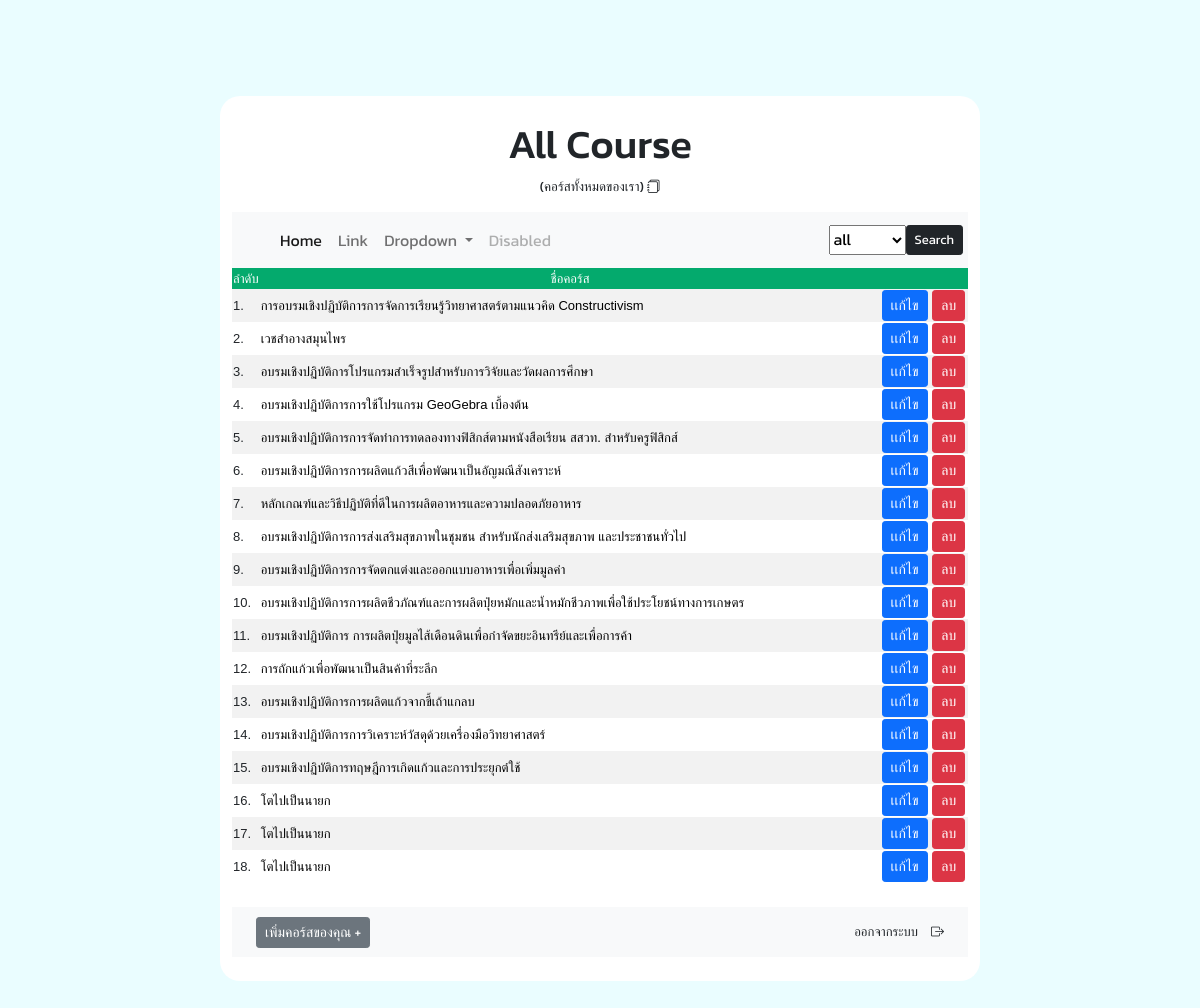
The app's page /view/role/admin.php (signed in) with its own data.
### tables this page shows
CREATE TABLE `sci_cs` (
  `cs_id` int(11) NOT NULL,
  `cs_name` varchar(100) NOT NULL,
  `cs_img` varchar(100) NOT NULL,
  `cs_date` varchar(40) NOT NULL,
  `cs_wallet` varchar(50) NOT NULL,
  `cs_range_date` varchar(400) NOT NULL,
  `cs_fcourse` varchar(400) NOT NULL,
  `cs_time` varchar(45) NOT NULL,
  `cs_location` varchar(50) NOT NULL,
  `cs_group` varchar(400) NOT NULL,
  `cs_detail` varchar(400) NOT NULL,
  `cs_perform` varchar(400) NOT NULL,
  `cs_reward` varchar(400) NOT NULL,
  `cs_schedule` varchar(400) NOT NULL,
  `cs_phone` char(10) DEFAULT NULL,
  `cs_year` char(4) DEFAULT NULL
);

### model/method_stmt.php (called while the page is built, shortened)
<?php
    class method_stmt{
        private $ConDB;
         public function __construct(){
             $con = new ConDB();
             $con->connect();
             $this->ConDB = $con->conn;
            }
        public function getDetailCourse(){
            $sql = "SELECT * FROM `sci_cs`";
            $query = $this->ConDB->prepare($sql);
            if($query->execute()){
                $result = $query->fetchAll(PDO::FETCH_ASSOC);
                return $result;
                return true;
            }else {
                return false;
            }
        }
    }
?>

### model/connect.php (called while the page is built, shortened)
<?php
    class ConDB{
        private $dsn = "mysql:host=localhost;dbname=myDB";
        private $username = "root";
        private $password = "";
        public function connect(){
            try{
                $this->conn = new PDO($this->dsn,$this->username,$this->password);
            }catch(PDOException $err){
                 echo "Have an Error : " . $err->getMessage();
                 echo "<br>Error on line : " . $err->getLine();
            }
        }
    }
?>

### view/role/admin.php (the view, shortened to what this page needs)
<!DOCTYPE html>
<html lang="en">
<head>
    <link href="https://cdn.jsdelivr.net/npm/bootstrap@5.0.2/dist/css/bootstrap.min.css" rel="stylesheet">
    <link rel="stylesheet" href="../../style.css">
    <link rel="stylesheet" href="https://cdn.jsdelivr.net/npm/bootstrap-icons@1.10.3/font/bootstrap-icons.css">
</head>
<body>
    <div class="container">
    <br><br><br><br>
        <div class="row align-items-start">
            <div class="col-2">
            </div>
    <div id="center-form" class="col-8">
    <br>
    <h1 class="title">All Course</h1>
    <p class="title small-font">(คอร์สทั้งหมดของเรา) <i class="bi bi-journals"></i></p>
    <nav class="navbar navbar-expand-lg navbar-light bg-light">
  <div class="container-fluid">
    <div class="collapse navbar-collapse" id="navbarSupportedContent">
      <ul class="navbar-nav me-auto mb-2 mb-lg-0">
        <li class="nav-item">
          <a class="nav-link active" aria-current="page" href="#">Home</a>
        </li>
        <li class="nav-item">
          <a class="nav-link" href="#">Link</a>
        </li>
        <li class="nav-item dropdown">
          <a class="nav-link dropdown-toggle" href="#" id="navbarDropdown" role="button" data-bs-toggle="dropdown" aria-expanded="false">
            Dropdown
          </a>
        </li>
        <li class="nav-item">
          <a class="nav-link disabled" href="#" tabindex="-1" aria-disabled="true">Disabled</a>
        </li>
      </ul>
      <div class="right">
      <form action="view/view_search_year.php" method="POST" class="d-flex">
                        <select class="col-sm-8 custom-select custom-select-sm" name="search">
                            <option value="all" selected>all</option>
                        </select>
        <button style="font-size:small;"class="btn btn-dark btn-sm" type="submit">Search</button>
      </form>
      </div>
    </div>
  </div>
</nav>
    <?php
      include_once "../../model/connect.php";
      include_once  "../../model/method_stmt.php";
      $obj = new method_stmt();
      $result2 = $obj->getDetailCourse();
      $no = 1;
      echo "<table id='customers'>
      <tr>
        <th >ลำดับ</th>
        <th width='88%'>ชื่อคอร์ส</th>
        <th width='7%'></th>
        <th width='5%'></th>
      </tr>
      ";
      foreach($result2 as $row){
        echo "
        <tr>
            <td>$no.</td>
            <td width='88%'><a style='color: black;' href='view/view_detail_course.php?cs_id=".$row['cs_id']."'>".$row['cs_name']."</a></td>
            <td width='7%'><button class='btn btn-primary btn-sm'><a style='color: white;' href='view/view_edit_course.php?cs_id=".$row['cs_id']."'>เเก้ไข</a></button></td>
            <td width='5%'><button class='btn btn-danger btn-sm'><a style='color: white;' href='view/view_del_confirm.php?cs_id=".$row['cs_id']."'>ลบ</a></button></td>
        </tr>
        ";
        $no++;
      }
      echo ("</table> <br>");
      ?>
      <nav class="navbar navbar-expand-lg navbar-light bg-light">
  <div class="container-fluid">
      <form action="view/view_add_course.php">
        <input type="submit" class="btn btn-secondary btn-sm btn-block" value="เพิ่มคอร์สของคุณ +" id="submit_buttons">
      </form>
    <div class="collapse navbar-collapse" id="navbarSupportedContent">
      <form action="../../controller/con_logout.php">
        <input style="font-size:small;" type="submit" class="btn" value="ออกจากระบบ"><i style="font-size:small;" class="bi bi-box-arrow-right"></i>
      </form>
    </div>
  </div>
</nav>
        <br>
            </div>
     </div>
    </div>
    <br><br><br><br><br><br><br><br>
</body>
</html>
</html>

### style.css (style rules this page uses)
#customers { font-family: Arial, Helvetica, sans-serif; border-collapse: collapse; }
#customers td, #customers th { font-size: small; font-weight:normal; }
#customers tr:nth-child(even) { background-color: #f2f2f2; }
#customers th { text-align: center; background-color: #04AA6D; color: white; }

### view/role/admin.php (style rules this page uses)
body { background-color:#EAFDFF; font-family: 'Kanit', sans-serif; }
#center-form { background-color: white; border-radius:20px; }
.small-font { font-size:smaller; }
a { text-decoration: none; }
.title { text-align: center; background-color: none; }

### records on screen
sci_cs: cs_name "การอบรมเชิงปฏิบัติการการจัดการเรียนรู้วิทยาศาสตร์ตามแนวคิด Constructivism"
sci_cs: cs_name "เวชสำอางสมุนไพร"
sci_cs: cs_name "อบรมเชิงปฏิบัติการโปรแกรมสำเร็จรูปสำหรับการวิจัยและวัดผลการศึกษา"
sci_cs: cs_name "อบรมเชิงปฏิบัติการการใช้โปรแกรม GeoGebra เบื้องต้น"
sci_cs: cs_name "อบรมเชิงปฏิบัติการการจัดทำการทดลองทางฟิสิกส์ตามหนังสือเรียน สสวท. สำหรับครูฟิสิกส์"
sci_cs: cs_name "อบรมเชิงปฏิบัติการการผลิตแก้วสีเพื่อพัฒนาเป็นอัญมณีสังเคราะห์"
sci_cs: cs_name "หลักเกณฑ์และวิธีปฏิบัติที่ดีในการผลิตอาหารและความปลอดภัยอาหาร"
sci_cs: cs_name "อบรมเชิงปฏิบัติการการส่งเสริมสุขภาพในชุมชน สำหรับนักส่งเสริมสุขภาพ และประชาชนทั่วไป"
sci_cs: cs_name "อบรมเชิงปฏิบัติการการจัดตกแต่งและออกแบบอาหารเพื่อเพิ่มมูลค่า"
sci_cs: cs_name "อบรมเชิงปฏิบัติการการผลิตชีวภัณฑ์และการผลิตปุ๋ยหมักและน้ำหมักชีวภาพเพื่อใช้ประโยชน์ทางการเกษตร"
sci_cs: cs_name "อบรมเชิงปฏิบัติการ การผลิตปุ๋ยมูลไส้เดือนดินเพื่อกำจัดขยะอินทรีย์และเพื่อการค้า"
sci_cs: cs_name "การถักแก้วเพื่อพัฒนาเป็นสินค้าที่ระลึก"
sci_cs: cs_name "อบรมเชิงปฏิบัติการการผลิตแก้วจากขี้เถ้าแกลบ"
sci_cs: cs_name "อบรมเชิงปฏิบัติการการวิเคราะห์วัสดุด้วยเครื่องมือวิทยาศาสตร์"
sci_cs: cs_name "อบรมเชิงปฏิบัติการทฤษฎีการเกิดแก้วและการประยุกต์ใช้"
sci_cs: cs_name "โตไปเป็นนายก"
sci_cs: cs_name "โตไปเป็นนายก"
sci_cs: cs_name "โตไปเป็นนายก"
